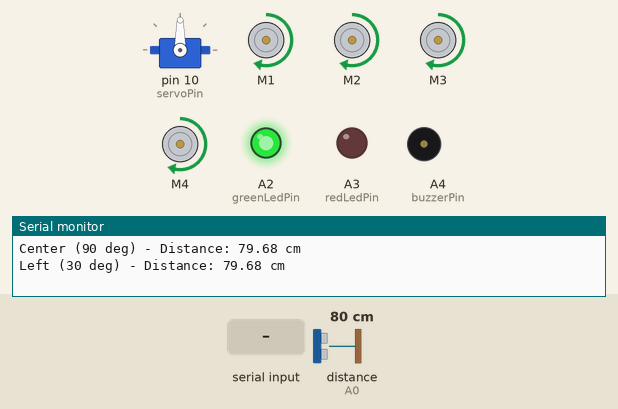
Simulated run of this sketch. Board: Arduino Uno, built with avr-gcc and run on an emulated ATmega328P. Shown: servo, 4 × DC motor (green arrow = forward, orange = backward, longer = faster), output pins drawn as LEDs (lit = HIGH), buzzer (waves = sounding, pin HIGH), the last lines printed to the serial monitor. Wiring (inferred from the names in the program): ultrasonic range finder: trigger A1; echo A0. The test bench sets the inputs (shaded band); at power-on: distance to the obstacle (sensor on A0) 80 cm. The echo pulse lasts 58.3 µs per cm; pins used as bus, display or sensor lines are not drawn.

Above: at 1.7 s.
1.8 s: distance to the obstacle (sensor on A0) set to 28 cm
At 1.92 s:
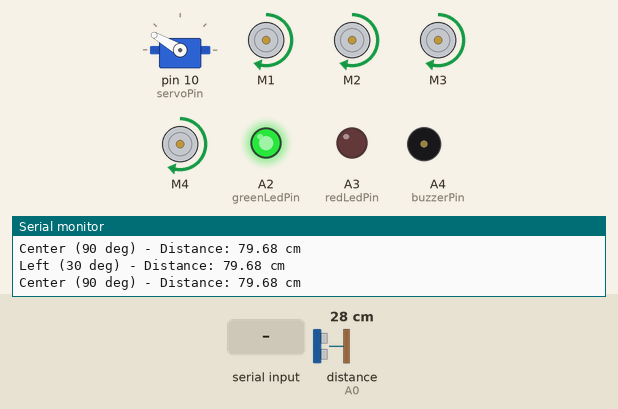
4.4 s: distance to the obstacle (sensor on A0) set to 24 cm
At 5.8 s:
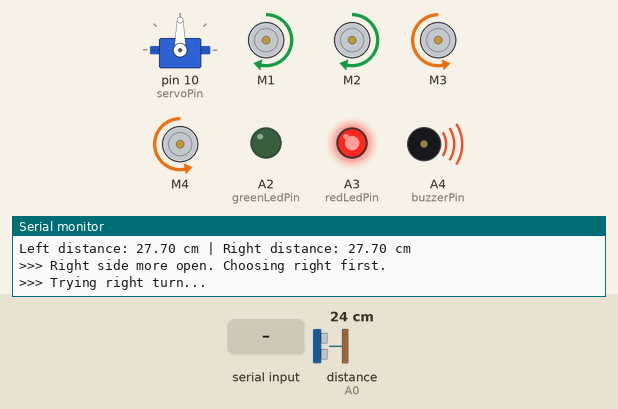
At 7.0 s:
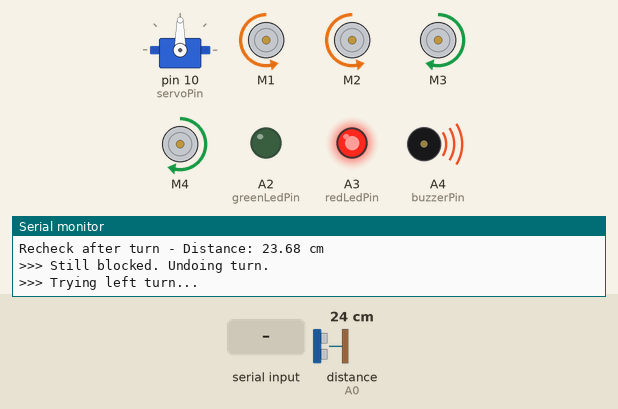
7.4 s: "Left" received over Serial
Timing chart, 0 to 16.4 s (numbered marks = the images above; inputs shaded):
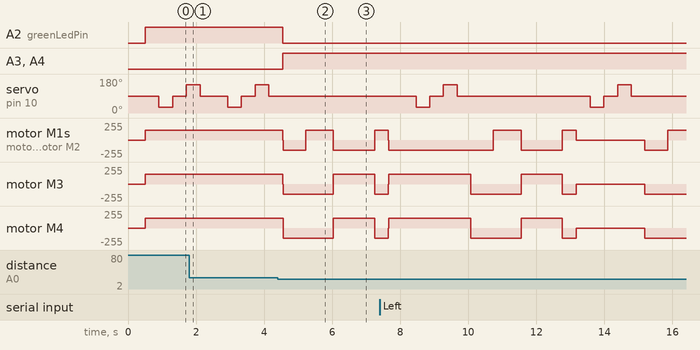

The sketch:

brakeTset.ino
```cpp
#include <AFMotor.h>
#include <Servo.h>

// Ultrasonic sensor pins
const int trigPin = A1;
const int echoPin = A0;

// LED and buzzer pins
const int greenLedPin = A2;
const int redLedPin = A3;
const int buzzerPin = A4;

// Critical stop distance in cm (unchanged)
const int criticalDistance = 25;

// Avoidance maneuver timing
const int reverseTime = 600;
const int turnTime = 400;

// Direction constants
const int LEFT = 0;
const int RIGHT = 1;

// Servo setup
Servo scanServo;
const int servoPin = 10;
const int centerAngle = 90;
const int sweepAngle = 60;
const int servoSettleTime = 400;

// Motor objects
AF_DCMotor motor1(1);
AF_DCMotor motor2(2);
AF_DCMotor motor3(3);
AF_DCMotor motor4(4);

long duration;
float distanceCm;
bool obstacleThisCycle = false;
bool carStopped = false;

bool obstacleCenter = false;
bool obstacleLeft = false;
bool obstacleRight = false;

// NEW: store actual measured left/right distances for comparison
float leftDistance = 0;
float rightDistance = 0;

// ==== Bluetooth control (HC-05 wired to Uno's RX0/TX1, using hardware Serial) ====
char value;

void setup() {
  Serial.begin(9600);

  pinMode(trigPin, OUTPUT);
  pinMode(echoPin, INPUT);

  pinMode(greenLedPin, OUTPUT);
  pinMode(redLedPin, OUTPUT);
  pinMode(buzzerPin, OUTPUT);

  scanServo.attach(servoPin);
  scanServo.write(centerAngle);
  delay(500);

  motor1.setSpeed(150);
  motor2.setSpeed(150);
  motor3.setSpeed(150);
  motor4.setSpeed(150);

  moveForward();
  carStopped = false;
}

void loop() {
  // NEW: check for Bluetooth commands first
  Bluetoothcontrol();

  obstacleThisCycle = false;
  obstacleCenter = false;
  obstacleLeft = false;
  obstacleRight = false;

  checkPosition(centerAngle, "Center");
  checkPosition(centerAngle - sweepAngle, "Left");
  checkPosition(centerAngle, "Center");
  checkPosition(centerAngle + sweepAngle, "Right");
  checkPosition(centerAngle, "Center");

  if (obstacleThisCycle) {
    avoidObstacle();
  } else if (carStopped) {
    moveForward();
    carStopped = false;
    Serial.println(">>> Path fully clear. Resuming forward.");
  }
  Serial.println("----------------------------");
}

// NEW: Bluetooth command handler (HC-05 shares the Uno's hardware Serial/USB port)
void Bluetoothcontrol() {
  if (Serial.available() > 0) {
    value = Serial.read();
    Serial.println(value);
  }
  if (value == 'F') {
    moveForward();
    carStopped = false;
  } else if (value == 'B') {
    reverseCar(reverseTime);
  } else if (value == 'L') {
    turnLeft(turnTime);
  } else if (value == 'R') {
    turnRight(turnTime);
  } else if (value == 'S') {
    stopMotors();
    carStopped = true;
  }
}

void checkPosition(int angle, const char* label) {
  scanServo.write(angle);
  delay(servoSettleTime);

  distanceCm = getDistance();

  Serial.print(label);
  Serial.print(" (");
  Serial.print(angle);
  Serial.print(" deg) - Distance: ");
  Serial.print(distanceCm);
  Serial.println(" cm");

  // NEW: store left/right readings regardless of obstacle status
  if (String(label) == "Left") leftDistance = distanceCm;
  else if (String(label) == "Right") rightDistance = distanceCm;

  if (distanceCm > 0 && distanceCm < criticalDistance) {
    obstacleThisCycle = true;

    if (String(label) == "Center") obstacleCenter = true;
    else if (String(label) == "Left") obstacleLeft = true;
    else if (String(label) == "Right") obstacleRight = true;

    if (!carStopped) {
      stopMotors();
      carStopped = true;
      Serial.println(">>> Obstacle detected! Stopping immediately.");
    }
  }
}

void avoidObstacle() {
  reverseCar(reverseTime);

  // NEW: choose direction by comparing measured left vs right distance
  int firstChoice, secondChoice;
  Serial.print("Left distance: ");
  Serial.print(leftDistance);
  Serial.print(" cm | Right distance: ");
  Serial.print(rightDistance);
  Serial.println(" cm");

  if (leftDistance > rightDistance) {
    Serial.println(">>> Left side more open. Choosing left first.");
    firstChoice = LEFT;
    secondChoice = RIGHT;
  } else {
    Serial.println(">>> Right side more open. Choosing right first.");
    firstChoice = RIGHT;
    secondChoice = LEFT;
  }

  if (tryDirection(firstChoice)) return;
  if (tryDirection(secondChoice)) return;

  // Both directions blocked - stay stopped, next cycle will re-scan
  stopMotors();
  carStopped = true;
  Serial.println(">>> Both sides blocked. Staying stopped.");
}

bool tryDirection(int dir) {
  if (dir == LEFT) {
    Serial.println(">>> Trying left turn...");
    turnLeft(turnTime);
  } else {
    Serial.println(">>> Trying right turn...");
    turnRight(turnTime);
  }

  scanServo.write(centerAngle);
  delay(servoSettleTime);
  float d = getDistance();

  Serial.print("Recheck after turn - Distance: ");
  Serial.print(d);
  Serial.println(" cm");

  if (d <= 0 || d >= criticalDistance) {
    Serial.println(">>> Direction clear. Continuing forward.");
    moveForward();
    carStopped = false;
    return true;
  } else {
    Serial.println(">>> Still blocked. Undoing turn.");
    if (dir == LEFT) turnRight(turnTime); else turnLeft(turnTime);
    return false;
  }
}

void reverseCar(int ms) {
  motor1.run(BACKWARD);
  motor2.run(BACKWARD);
  motor3.run(BACKWARD);
  motor4.run(BACKWARD);
  delay(ms);
}

void turnRight(int ms) {
  motor1.run(FORWARD);
  motor2.run(FORWARD);
  motor3.run(BACKWARD);
  motor4.run(BACKWARD);
  delay(ms);
}

void turnLeft(int ms) {
  motor1.run(BACKWARD);
  motor2.run(BACKWARD);
  motor3.run(FORWARD);
  motor4.run(FORWARD);
  delay(ms);
}

float getDistance() {
  digitalWrite(trigPin, LOW);
  delayMicroseconds(2);
  digitalWrite(trigPin, HIGH);
  delayMicroseconds(10);
  digitalWrite(trigPin, LOW);

  duration = pulseIn(echoPin, HIGH, 30000);
  float dist = (duration * 0.0343) / 2;
  return dist;
}

void moveForward() {
  motor1.run(FORWARD);
  motor2.run(FORWARD);
  motor3.run(FORWARD);
  motor4.run(FORWARD);

  digitalWrite(greenLedPin, HIGH);
  digitalWrite(redLedPin, LOW);
  digitalWrite(buzzerPin, LOW);
}

void stopMotors() {
  motor1.run(RELEASE);
  motor2.run(RELEASE);
  motor3.run(RELEASE);
  motor4.run(RELEASE);

  digitalWrite(greenLedPin, LOW);
  digitalWrite(redLedPin, HIGH);
  digitalWrite(buzzerPin, HIGH);
}
```

Measured:
- the behaviour switches between 26 and 25 cm on distance to the obstacle (sensor on A0) (found by bisection; images 1 and 2)
- after the input at 4.4 s, A2 (greenLedPin): HIGH → LOW after 0.14 s; A3 (redLedPin): LOW → HIGH after 0.14 s
